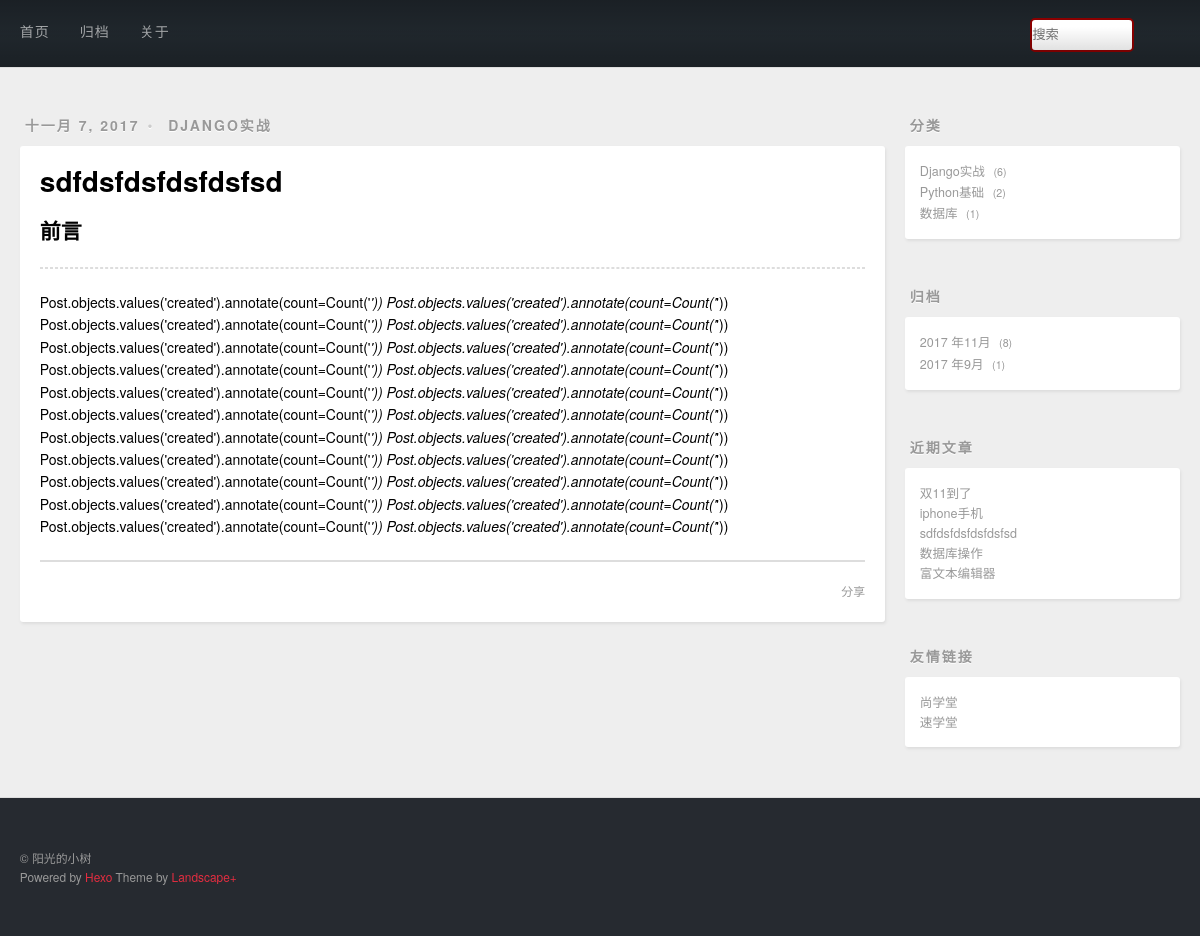
The page /post/details/4 on the database its author committed.
### post/models.py (models this page shows, shortened)
class Post(models.Model):
    title = models.CharField(max_length=20)
    desc = RichTextUploadingField()
    content = models.TextField()
    created = models.DateField(auto_now_add=True)
    modified = models.DateTimeField(auto_now=True)
    category = models.ForeignKey(Category)
    tags = models.ManyToManyField(Tag)

class Category(models.Model):
    name = models.CharField(max_length=20,unique=True)
    def __unicode__(self):
        return u'%s'%self.name

### post/views.py (the view)
# urls.py: url(r'^post/details/(\d+)$',views.post_details_view),
def post_details_view(request,post_id):
    try:
        post = Post.objects.get(id=post_id)
    except:
        pass
    return render(request, 'details.html', {'post': post})

### post/contextprocessor.py (called while the page is built)
def slider_context_processor(request):
    context ={}
    context['category']=Post.objects.values('category','category__name').annotate(count = Count('*'))
    archive = Post.objects.values('created').order_by('-created')
    context['archive']=archive
    context['recent']=Post.objects.order_by('-created').all()[:5]
    return context

### post/templatetags/custommark.py (called while the page is built)
@register.filter
def mark(value):
    return  markdown.markdown(value)

### post/templates/details.html (shortened to what this page needs)
{% extends 'base.html' %}
{% load custommark %}
{% block main %}
    <article class="article article-type-post">
        <div class="article-meta">
          <a class="article-date">
            <time>{{ post.created|date }}</time>
          </a>
          <div class="article-category">
            <a class="article-category-link" href="#" target="_blank">{{ post.category }}</a>
          </div>
        </div>
        <div class="article-inner">
            <header class="article-header">
                <h1 itemprop="name">
                    <a class="article-title">{{ post.title }}</a>
                </h1>
            </header>
    <div class="article-entry" itemprop="articleBody">
        <h2>前言</h2>
        <hr>
    {{ post.content|mark|safe }}
    </div>
    <footer class="article-footer">
      <a data-url="存放文章的url" class="article-share-link">分享</a>
    </footer>
  </div>
    </article>
{% endblock main %}

### templates/slider.html
<aside id="sidebar">
  <div class="widget-wrap">
    <h3 class="widget-title">分类</h3>
    <div class="widget">
      <ul class="category-list">
          {% for cate in category %}
              <li class="category-list-item">
              <a class="category-list-link" href="/category/{{ cate.category }}">{{ cate.category__name }}</a>
              <span class="category-list-count">{{ cate.count }}</span>
          </li>
          {% endfor cate %}
      </ul>
      </div>
  </div>
  <div class="widget-wrap">
    <h3 class="widget-title">归档</h3>
    <div class="widget">
      <ul class="archive-list">
           {% regroup archive by created.year as year_group  %}
          {% for year in year_group %}
              {%  regroup year.list by created.month  as month_group %}
                  {% for month in month_group %}
          <li class="archive-list-item">
                      <a class="archive-list-link" href="/archive/{{ year.grouper }}/{{month.grouper}}">{{ year.grouper  }} 年{{ month.grouper }}月</a>
              <span class="archive-list-count">{{ month.list|length }}</span>
          </li>{% endfor  %}
       {% endfor %}
      </ul>
    </div>
  </div>
  <div class="widget-wrap">
    <h3 class="widget-title">近期文章</h3>
    <div class="widget">
      <ul>
         {% for p in recent %}
              <li>
            <a href="/post/details/{{ p.id }}" target="_blank">{{ p.title }}</a>
          </li>
          {% endfor %}
      </ul>
    </div>
  </div>
  <div class="widget-wrap">
    <h3 class="widget-title">友情链接</h3>
    <div class="widget">
      <ul>
          <li>
            <a href="http://www.bjsxt.com/" target="_blank">尚学堂</a>
          </li>
          <li>
            <a href="http://www.sxt.cn/" target="_blank">速学堂</a>
          </li>
      </ul>
    </div>
  </div>
</aside>

### rows shown on the page
Post: created "十一月 7, 2017", category "DJANGO实战", title "sdfdsfdsfdsfdsfsd", content|mark "Post.objects.values('created').annotate(count=Count(' ')) Post.objects.values('created').annotate(count=Count(' ')) Post.objects.values('created').annotate(count=Count(' ')) Post.objects.values('created').annotate(count=Count(' ')) Post.objects.values('created').annotate(count=Count(' ')) Post.objects.values('created').annotate(count=Count(' ')) Post.objects.values('created').annotate(count=Count(' ')) Post.objects.values('created').annotate(count=Count(' ')) Post.objects.values('created').annotate(count=Count(' ')) Post.objects.values('created').annotate(count=Count(' ')) Post.objects.values('created').annotate(count=Count(' ')) Post.objects.values('created').annotate(count=Count(' '))…"
Post: title "双11到了"
Post: title "iphone手机"
Post: title "数据库操作"
Post: title "富文本编辑器"

### other values the page prints
{{ cate.category__name }} "Django实战" "Python基础" "数据库"
{{ cate.count }} "6" "2" "1"
{{ year.grouper }} "2017" "2017"
{{ month.grouper }} "11" "9"
{{ month.list|length }} "8" "1"
